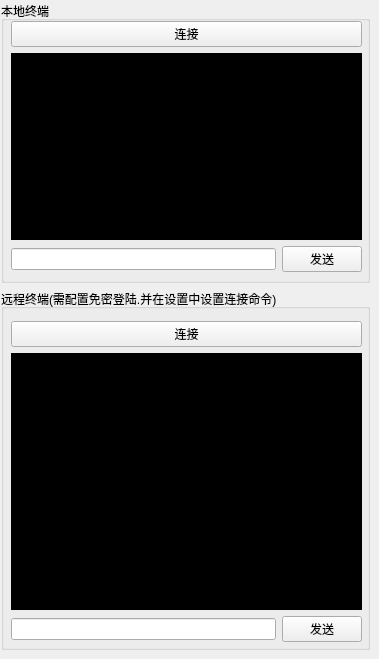
          <widget class="QWidget" name="tab_2">
           <attribute name="title">
            <string>终端</string>
           </attribute>
           <widget class="QGroupBox" name="groupBox_5">
            <property name="geometry">
             <rect>
              <x>1</x>
              <y>1</y>
              <width>369</width>
              <height>282</height>
             </rect>
            </property>
            <property name="title">
             <string>本地终端</string>
            </property>
            <widget class="QWidget" name="layoutWidget_3">
             <property name="geometry">
              <rect>
               <x>10</x>
               <y>20</y>
               <width>351</width>
               <height>251</height>
              </rect>
             </property>
             <layout class="QVBoxLayout" name="verticalLayout_7">
              <item>
               <widget class="QPushButton" name="pushButton_22">
                <property name="text">
                 <string>连接</string>
                </property>
               </widget>
              </item>
              <item>
               <widget class="QTextEdit" name="textEdit">
                <property name="styleSheet">
                 <string notr="true">background-color:rgb(0, 0, 0);
color:rgb(238, 238, 236);</string>
                </property>
               </widget>
              </item>
              <item>
               <layout class="QHBoxLayout" name="horizontalLayout_10">
                <item>
                 <widget class="QLineEdit" name="lineEdit_6"/>
                </item>
                <item>
                 <widget class="QPushButton" name="pushButton_19">
                  <property name="text">
                   <string>发送</string>
                  </property>
                 </widget>
                </item>
               </layout>
              </item>
             </layout>
            </widget>
           </widget>
           <widget class="QGroupBox" name="groupBox_7">
            <property name="geometry">
             <rect>
              <x>1</x>
              <y>289</y>
              <width>369</width>
              <height>361</height>
             </rect>
            </property>
            <property name="title">
             <string>远程终端(需配置免密登陆.并在设置中设置连接命令)</string>
            </property>
            <widget class="QWidget" name="layoutWidget_4">
             <property name="geometry">
              <rect>
               <x>10</x>
               <y>32</y>
               <width>351</width>
               <height>321</height>
              </rect>
             </property>
             <layout class="QVBoxLayout" name="verticalLayout_6">
              <item>
               <layout class="QHBoxLayout" name="horizontalLayout_9">
                <item>
                 <widget class="QPushButton" name="pushButton_20">
                  <property name="text">
                   <string>连接</string>
                  </property>
                 </widget>
                </item>
               </layout>
              </item>
              <item>
               <widget class="QTextEdit" name="textEdit_2">
                <property name="styleSheet">
                 <string notr="true">background-color:rgb(0, 0, 0);
color:rgb(238, 238, 236);</string>
                </property>
               </widget>
              </item>
              <item>
               <layout class="QHBoxLayout" name="horizontalLayout_8">
                <item>
                 <widget class="QLineEdit" name="lineEdit_8"/>
                </item>
                <item>
                 <widget class="QPushButton" name="pushButton_21">
                  <property name="text">
                   <string>发送</string>
                  </property>
                 </widget>
                </item>
               </layout>
              </item>
             </layout>
            </widget>
           </widget>
          </widget>
